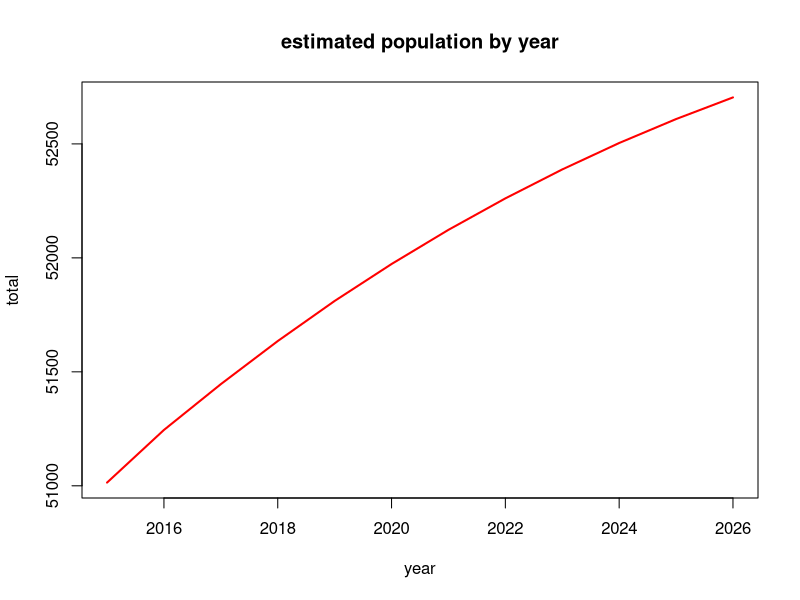
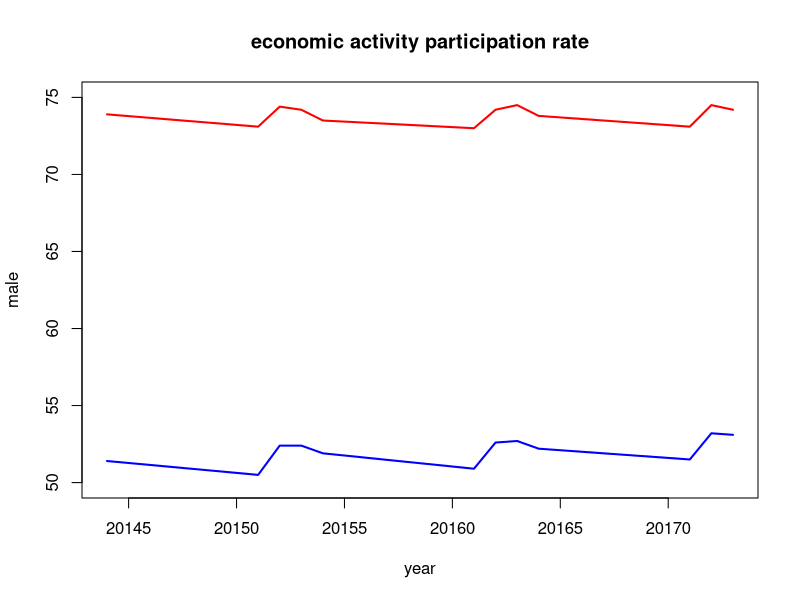

The R source for these figures, in order:
# multivariate data practice in R by sangmin

# information of data
year <- 2015:2026
total <- c(51014,51245,51446,51635,51811,51973,52123,52261,52388,52504,52609,52704)

# line graph
plot(year, total, lty=1, lwd=2, type="l", col="red",
     main="estimated population by year")


# information of data
year <- c(20144,seq(20151,20154),seq(20161,20164),seq(20171,20173))
male <- c(73.9,73.1,74.4,74.2,73.5,73,74.2,74.5,73.8,73.1,74.5,74.2)
female <- c(51.4,50.5,52.4,52.4,51.9,50.9,52.6,52.7,52.2,51.5,53.2,53.1)

# line graph
plot(year, male, type="l", col="red", lty=1, lwd=2,
     main="economic activity participation rate",
     ylim=c(50,75))
lines(year, female, col="blue", lwd=2)
